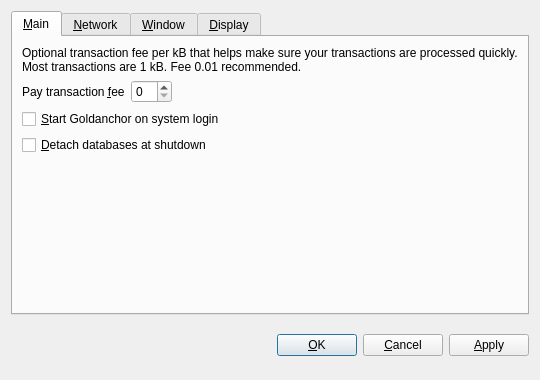
<?xml version="1.0" encoding="UTF-8"?>
<ui version="4.0">
 <class>OptionsDialog</class>
 <widget class="QDialog" name="OptionsDialog">
  <property name="geometry">
   <rect>
    <x>0</x>
    <y>0</y>
    <width>540</width>
    <height>380</height>
   </rect>
  </property>
  <property name="windowTitle">
   <string>Options</string>
  </property>
  <property name="modal">
   <bool>true</bool>
  </property>
  <layout class="QVBoxLayout" name="verticalLayout">
   <item>
    <widget class="QTabWidget" name="tabWidget">
     <property name="tabPosition">
      <enum>QTabWidget::North</enum>
     </property>
     <property name="currentIndex">
      <number>0</number>
     </property>
     <widget class="QWidget" name="tabMain">
      <attribute name="title">
       <string>&amp;Main</string>
      </attribute>
      <layout class="QVBoxLayout" name="verticalLayout_Main">
       <item>
        <widget class="QLabel" name="transactionFeeInfoLabel">
         <property name="text">
          <string>Optional transaction fee per kB that helps make sure your transactions are processed quickly. Most transactions are 1 kB. Fee 0.01 recommended.</string>
         </property>
         <property name="textFormat">
          <enum>Qt::PlainText</enum>
         </property>
         <property name="wordWrap">
          <bool>true</bool>
         </property>
        </widget>
       </item>
       <item>
        <layout class="QHBoxLayout" name="horizontalLayout_Main">
         <item>
          <widget class="QLabel" name="transactionFeeLabel">
           <property name="text">
            <string>Pay transaction &amp;fee</string>
           </property>
           <property name="textFormat">
            <enum>Qt::PlainText</enum>
           </property>
           <property name="buddy">
            <cstring>transactionFee</cstring>
           </property>
          </widget>
         </item>
         <item>
          <widget class="BitcoinAmountField" name="transactionFee"/>
         </item>
         <item>
          <spacer name="horizontalSpacer_Main">
           <property name="orientation">
            <enum>Qt::Horizontal</enum>
           </property>
           <property name="sizeHint" stdset="0">
            <size>
             <width>40</width>
             <height>20</height>
            </size>
           </property>
          </spacer>
         </item>
        </layout>
       </item>
       <item>
        <widget class="QCheckBox" name="bitcoinAtStartup">
         <property name="toolTip">
          <string>Automatically start Goldanchor after logging in to the system.</string>
         </property>
         <property name="text">
          <string>&amp;Start Goldanchor on system login</string>
         </property>
        </widget>
       </item>
       <item>
        <widget class="QCheckBox" name="detachDatabases">
         <property name="toolTip">
          <string>Detach block and address databases at shutdown. This means they can be moved to another data directory, but it slows down shutdown. The wallet is always detached.</string>
         </property>
         <property name="text">
          <string>&amp;Detach databases at shutdown</string>
         </property>
        </widget>
       </item>
       <item>
        <spacer name="verticalSpacer_Main">
         <property name="orientation">
          <enum>Qt::Vertical</enum>
         </property>
         <property name="sizeHint" stdset="0">
          <size>
           <width>20</width>
           <height>40</height>
          </size>
         </property>
        </spacer>
       </item>
      </layout>
     </widget>
     <widget class="QWidget" name="tabNetwork">
      <attribute name="title">
       <string>&amp;Network</string>
      </attribute>
      <layout class="QVBoxLayout" name="verticalLayout_Network">
       <item>
        <widget class="QCheckBox" name="mapPortUpnp">
         <property name="toolTip">
          <string>Automatically open the Goldanchor client port on the router. This only works when your router supports UPnP and it is enabled.</string>
         </property>
         <property name="text">
          <string>Map port using &amp;UPnP</string>
         </property>
        </widget>
       </item>
       <item>
        <widget class="QCheckBox" name="connectSocks">
         <property name="toolTip">
          <string>Connect to the Goldanchor network through a SOCKS proxy (e.g. when connecting through Tor).</string>
         </property>
         <property name="text">
          <string>&amp;Connect through SOCKS proxy:</string>
         </property>
        </widget>
       </item>
       <item>
        <layout class="QHBoxLayout" name="horizontalLayout_Network">
         <item>
          <widget class="QLabel" name="proxyIpLabel">
           <property name="text">
            <string>Proxy &amp;IP:</string>
           </property>
           <property name="textFormat">
            <enum>Qt::PlainText</enum>
           </property>
           <property name="buddy">
            <cstring>proxyIp</cstring>
           </property>
          </widget>
         </item>
         <item>
          <widget class="QValidatedLineEdit" name="proxyIp">
           <property name="maximumSize">
            <size>
             <width>140</width>
             <height>16777215</height>
            </size>
           </property>
           <property name="toolTip">
            <string>IP address of the proxy (e.g.  127.0.0.1)</string>
           </property>
          </widget>
         </item>
         <item>
          <widget class="QLabel" name="proxyPortLabel">
           <property name="text">
            <string>&amp;Port:</string>
           </property>
           <property name="textFormat">
            <enum>Qt::PlainText</enum>
           </property>
           <property name="buddy">
            <cstring>proxyPort</cstring>
           </property>
          </widget>
         </item>
         <item>
          <widget class="QLineEdit" name="proxyPort">
           <property name="maximumSize">
            <size>
             <width>55</width>
             <height>16777215</height>
            </size>
           </property>
           <property name="toolTip">
            <string>Port of the proxy (e.g. 9050)</string>
           </property>
          </widget>
         </item>
         <item>
          <widget class="QLabel" name="socksVersionLabel">
           <property name="text">
            <string>SOCKS &amp;Version:</string>
           </property>
           <property name="textFormat">
            <enum>Qt::PlainText</enum>
           </property>
           <property name="buddy">
            <cstring>socksVersion</cstring>
           </property>
          </widget>
         </item>
         <item>
          <widget class="QValueComboBox" name="socksVersion">
           <property name="toolTip">
            <string>SOCKS version of the proxy (e.g. 5)</string>
           </property>
          </widget>
         </item>
         <item>
          <spacer name="horizontalSpacer_Network">
           <property name="orientation">
            <enum>Qt::Horizontal</enum>
           </property>
           <property name="sizeHint" stdset="0">
            <size>
             <width>40</width>
             <height>20</height>
            </size>
           </property>
          </spacer>
         </item>
        </layout>
       </item>
       <item>
        <spacer name="verticalSpacer_Network">
         <property name="orientation">
          <enum>Qt::Vertical</enum>
         </property>
         <property name="sizeHint" stdset="0">
          <size>
           <width>20</width>
           <height>40</height>
          </size>
         </property>
        </spacer>
       </item>
      </layout>
     </widget>
     <widget class="QWidget" name="tabWindow">
      <attribute name="title">
       <string>&amp;Window</string>
      </attribute>
      <layout class="QVBoxLayout" name="verticalLayout_Window">
       <item>
        <widget class="QCheckBox" name="minimizeToTray">
         <property name="toolTip">
          <string>Show only a tray icon after minimizing the window.</string>
         </property>
         <property name="text">
          <string>&amp;Minimize to the tray instead of the taskbar</string>
         </property>
        </widget>
       </item>
       <item>
        <widget class="QCheckBox" name="minimizeOnClose">
         <property name="toolTip">
          <string>Minimize instead of exit the application when the window is closed. When this option is enabled, the application will be closed only after selecting Quit in the menu.</string>
         </property>
         <property name="text">
          <string>M&amp;inimize on close</string>
         </property>
        </widget>
       </item>
       <item>
        <spacer name="verticalSpacer_Window">
         <property name="orientation">
          <enum>Qt::Vertical</enum>
         </property>
         <property name="sizeHint" stdset="0">
          <size>
           <width>20</width>
           <height>40</height>
          </size>
         </property>
        </spacer>
       </item>
      </layout>
     </widget>
     <widget class="QWidget" name="tabDisplay">
      <attribute name="title">
       <string>&amp;Display</string>
      </attribute>
      <layout class="QVBoxLayout" name="verticalLayout_Display">
       <item>
        <layout class="QHBoxLayout" name="horizontalLayout_1_Display">
         <item>
          <widget class="QLabel" name="langLabel">
           <property name="text">
            <string>User Interface &amp;language:</string>
           </property>
           <property name="textFormat">
            <enum>Qt::PlainText</enum>
           </property>
           <property name="buddy">
            <cstring>lang</cstring>
           </property>
          </widget>
         </item>
         <item>
          <widget class="QValueComboBox" name="lang">
           <property name="toolTip">
            <string>The user interface language can be set here. This setting will take effect after restarting Goldanchor.</string>
           </property>
          </widget>
         </item>
        </layout>
       </item>
       <item>
        <layout class="QHBoxLayout" name="horizontalLayout_2_Display">
         <item>
          <widget class="QLabel" name="unitLabel">
           <property name="text">
            <string>&amp;Unit to show amounts in:</string>
           </property>
           <property name="textFormat">
            <enum>Qt::PlainText</enum>
           </property>
           <property name="buddy">
            <cstring>unit</cstring>
           </property>
          </widget>
         </item>
         <item>
          <widget class="QValueComboBox" name="unit">
           <property name="toolTip">
            <string>Choose the default subdivision unit to show in the interface and when sending coins.</string>
           </property>
          </widget>
         </item>
        </layout>
       </item>
       <item>
        <widget class="QCheckBox" name="displayAddresses">
         <property name="toolTip">
          <string>Whether to show Goldanchor addresses in the transaction list.</string>
         </property>
         <property name="text">
          <string>&amp;Display addresses in transaction list</string>
         </property>
        </widget>
       </item>
       <item>
        <widget class="QCheckBox" name="coinControlFeatures">
         <property name="toolTip">
          <string>Whether to show coin control features or not.</string>
         </property>
         <property name="text">
          <string>Display coin &amp;control features (experts only!)</string>
         </property>
        </widget>
       </item>
       <item>
        <spacer name="verticalSpacer_Display">
         <property name="orientation">
          <enum>Qt::Vertical</enum>
         </property>
         <property name="sizeHint" stdset="0">
          <size>
           <width>20</width>
           <height>40</height>
          </size>
         </property>
        </spacer>
       </item>
      </layout>
     </widget>
    </widget>
   </item>
   <item>
    <layout class="QHBoxLayout" name="horizontalLayout_Buttons">
     <item>
      <spacer name="horizontalSpacer_1">
       <property name="orientation">
        <enum>Qt::Horizontal</enum>
       </property>
       <property name="sizeHint" stdset="0">
        <size>
         <width>40</width>
         <height>48</height>
        </size>
       </property>
      </spacer>
     </item>
     <item>
      <widget class="QLabel" name="statusLabel">
       <property name="font">
        <font>
         <weight>75</weight>
         <bold>true</bold>
        </font>
       </property>
       <property name="text">
        <string/>
       </property>
       <property name="textFormat">
        <enum>Qt::PlainText</enum>
       </property>
       <property name="wordWrap">
        <bool>true</bool>
       </property>
      </widget>
     </item>
     <item>
      <spacer name="horizontalSpacer_2">
       <property name="orientation">
        <enum>Qt::Horizontal</enum>
       </property>
       <property name="sizeHint" stdset="0">
        <size>
         <width>40</width>
         <height>48</height>
        </size>
       </property>
      </spacer>
     </item>
     <item>
      <widget class="QPushButton" name="okButton">
       <property name="text">
        <string>&amp;OK</string>
       </property>
      </widget>
     </item>
     <item>
      <widget class="QPushButton" name="cancelButton">
       <property name="text">
        <string>&amp;Cancel</string>
       </property>
       <property name="autoDefault">
        <bool>false</bool>
       </property>
      </widget>
     </item>
     <item>
      <widget class="QPushButton" name="applyButton">
       <property name="text">
        <string>&amp;Apply</string>
       </property>
       <property name="autoDefault">
        <bool>false</bool>
       </property>
      </widget>
     </item>
    </layout>
   </item>
  </layout>
 </widget>
 <customwidgets>
  <customwidget>
   <class>BitcoinAmountField</class>
   <extends>QSpinBox</extends>
   <header>bitcoinamountfield.h</header>
  </customwidget>
  <customwidget>
   <class>QValueComboBox</class>
   <extends>QComboBox</extends>
   <header>qvaluecombobox.h</header>
  </customwidget>
  <customwidget>
   <class>QValidatedLineEdit</class>
   <extends>QLineEdit</extends>
   <header>qvalidatedlineedit.h</header>
  </customwidget>
 </customwidgets>
 <resources/>
 <connections/>
</ui>
